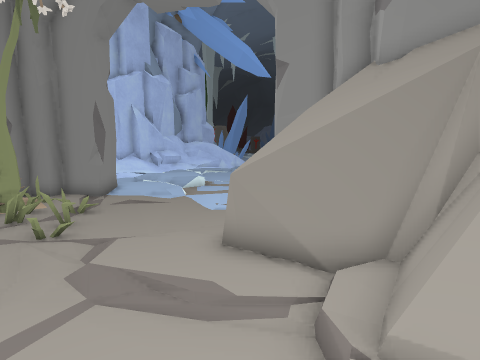
[1] (above)

24 first-person views from a walk through a scene from a Unity 3-D project. The camera is 1.2 m above the floor, tilts 8° down and sees 80° across. The floor is counted in squares, 0.5 m on a side. Each view is taken from the middle of a square. On the plan, view 1 faces up. The plan holds only what a view shows up to about 18 squares ahead; the rest is blank. The place goes on beyond the plan. The player is left out. Some animated figures are left out.

[2]
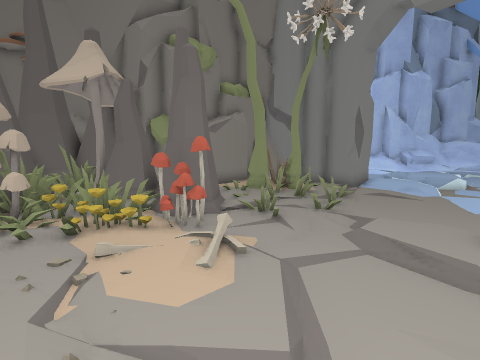

[3]
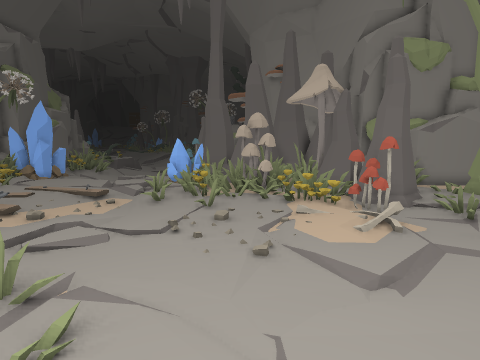

[4]
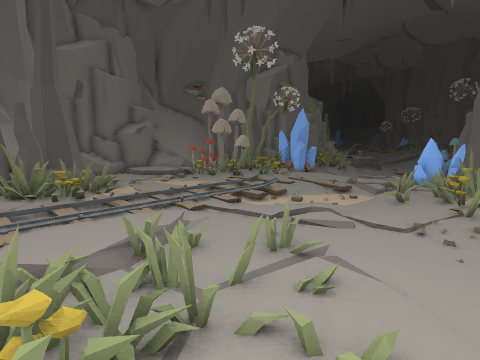

[5]
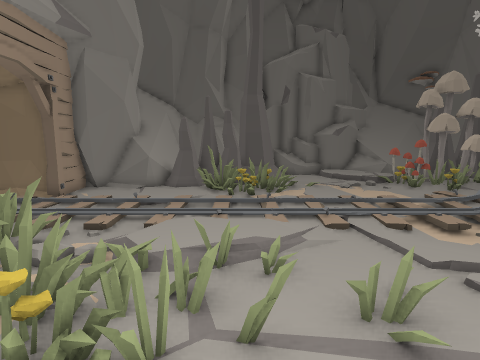

[6]
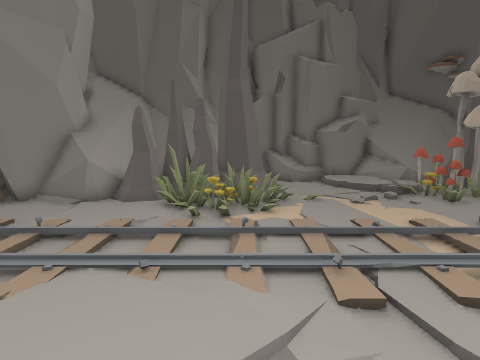

[7]
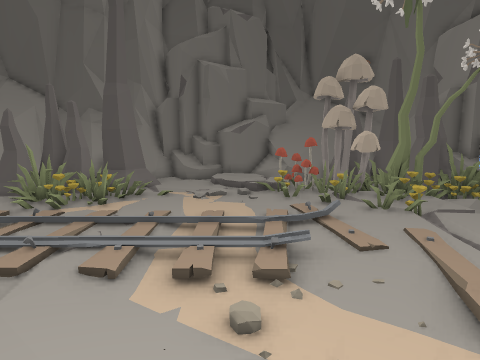

[8]
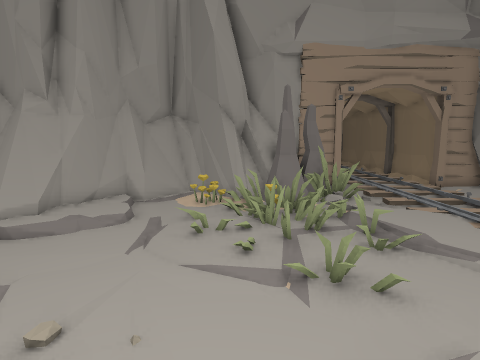

[9]
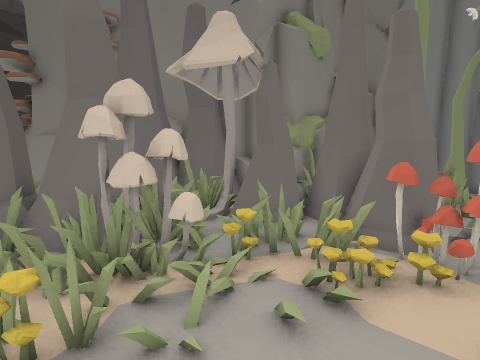

[10]
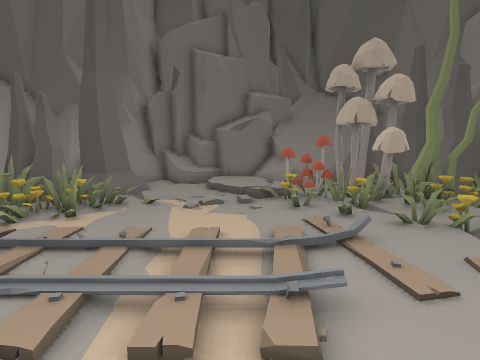

[11]
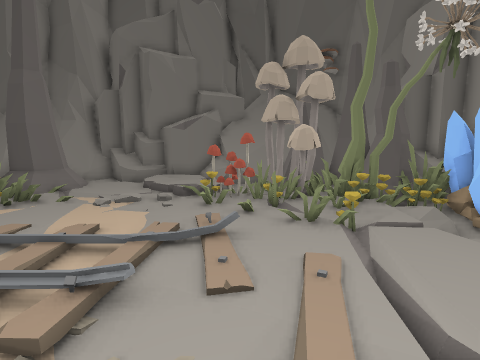

[12]
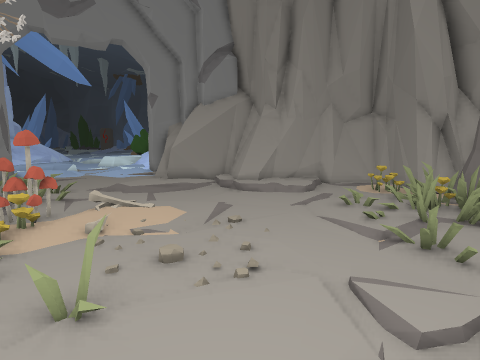

[13]
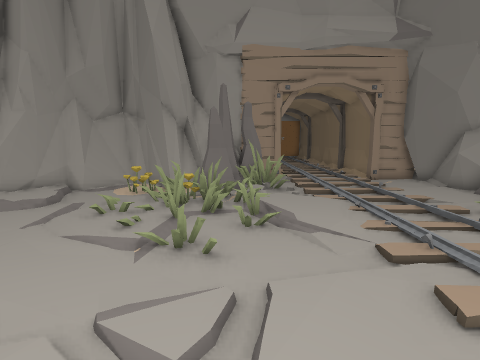

[14]
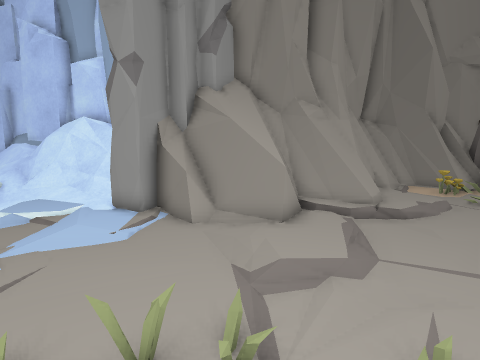

[15]
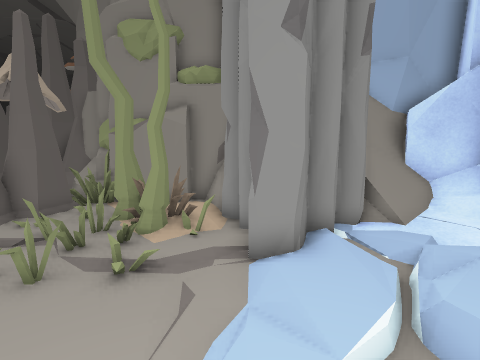

[16]
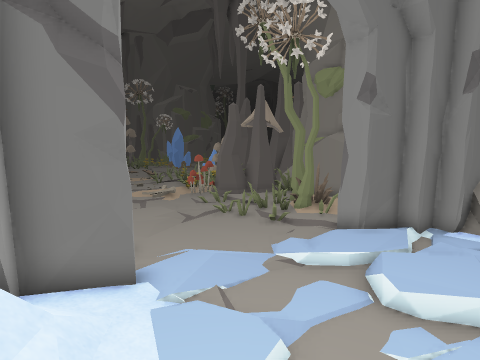

[17]
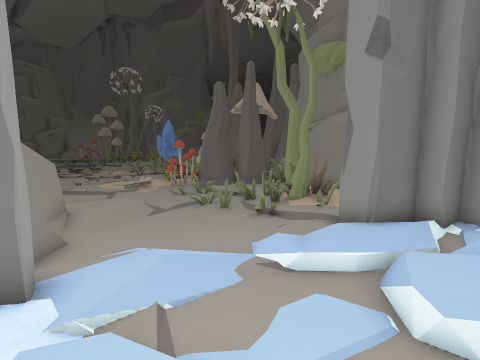

[18]
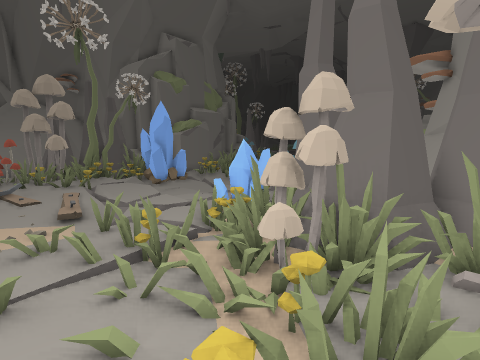

[19]
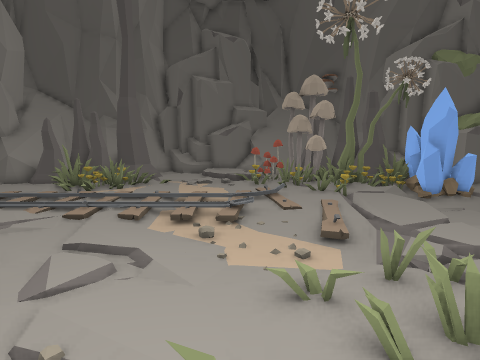

[20]
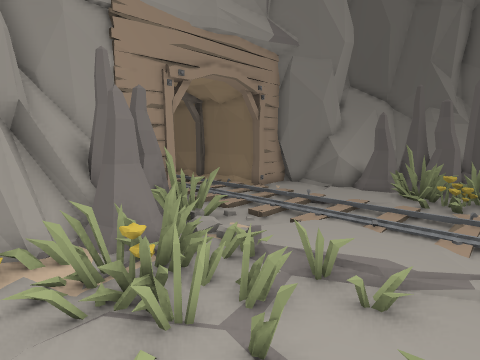

[21]
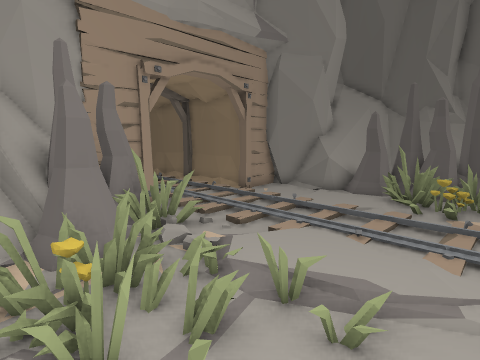

[22]
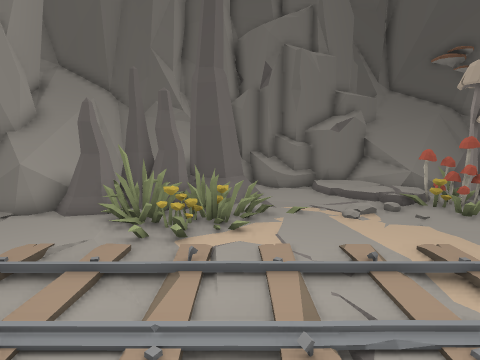

[23]
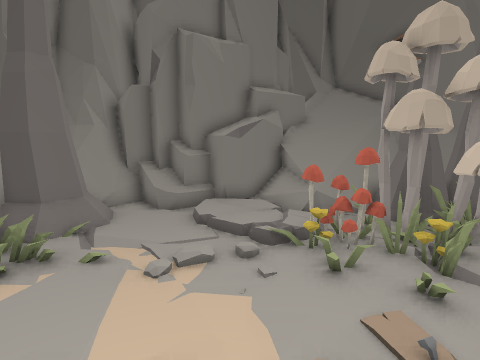

[24]
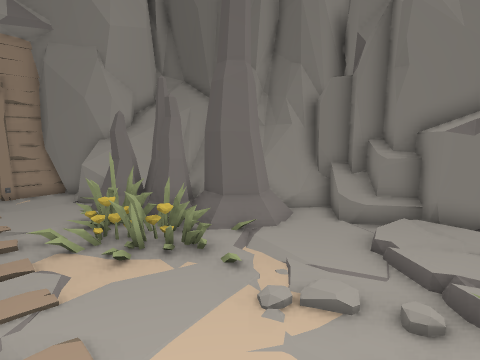

### Floor plan
Key: @ floor where view 1 was taken; # wall or solid block; . main floor; : floor 0.25 m higher than the main floor; - floor 0.25 m lower than the main floor; + floor 0.5 m higher than the main floor; * floor 0.75 m higher than the main floor; % floor 1 m higher than the main floor; & floor 1.25 m higher than the main floor; / step, stairs or slope; = window, fence, low wall or low ledge; ^ raised ledge; v drop or lower ground; M mushroom; F flower; G gem; R rock; O other object.
Columns run from 16 left of view 1 to 10 right of it. Each row starts with its distance up from view 1.
 18       #+               #
 17       #+:..:::..   +//%#
 16       ###.::::... ./#=&#
 15         # ..:/.....:=###
 14         ##:::/.....:=##
 13         ###::/...../=#
 12     #######.......:/=#
 11     #= ./........####
 10    OOO.:O./......###
  9   OOOOOOO//......=##
  8  OOOOO.OO./:.... =##
  7   O  O..........=###
  6   O OOO.../../..=####
  5  OO .OOOO/O/.....===##
  4  O  OOO  O...../..#=##
  3 OOOMOO.OM.........==&#
  2 OO..O......//....::=##
  1 O.O.....FF........  #=#
  0 OO O..F.F.......@.. . =###
 -1  O M...O..............#=^#
 -2 OO M...O...............=##
 -3 ##OOOOF..............F.##
 -4 ##GFFOF............O..O##
 -5  GGF..../....../..OFFOO=##
 -6  GG...../....../..OOOOOO##
 -7    ...-.........//.OOOOOO#R
 -8    ...//........//..///OO#R
 -9   ...//..................#R
-10   -.../.././/.............
-11   .......////.//...//// //
-12   ........................
-13   .....//./.........//....
-14   -.F//.//...............#O
-15   -.F....................##
-16   .O.MO..........F......R#R
-17  FFFMMF.F.///...F.OOO#=#RRR
-18  FOOMMMMF:.....OOOOOO#^#R
-19 OOOOMMMM  //...###OO ^^#
-20 OOOOMMM.   :...###== ##
-21  OOOOO==/   ...##^^#^##
-22 # O  #=*+/OO/O.=#^^###
-23 O   ^#=%%OOOOOv######
-24 #^=^##  #OOOOOOO##

Where each view was taken, in squares from view 1:
view 1: 0 up, 0 right, facing up
view 2: 2 down, 0 right, facing up-left
view 3: 2 down, 3 right, facing left
view 4: 2 down, 4 right, facing down-left
view 5: 2 down, 1 right, facing down
view 6: 6 down, 0 right, facing down
view 7: 5 down, 6 left, facing down
view 8: 4 down, 6 left, facing right
view 9: 4 down, 6 left, facing up-left
view 10: 7 down, 6 left, facing down
view 11: 7 down, 9 left, facing down
view 12: 7 down, 8 left, facing up-right
view 13: 7 down, 7 left, facing right
view 14: 7 up, 8 left, facing right
view 15: 12 up, 0 right, facing left
view 16: 17 up, 4 right, facing down-left
view 17: 16 up, 2 right, facing down-left
view 18: 2 up, 7 left, facing down-left
view 19: 1 down, 7 left, facing down
view 20: 3 down, 1 left, facing down-right
view 21: 4 down, 1 left, facing down-right
view 22: 8 down, 1 left, facing down
view 23: 11 down, 6 left, facing down
view 24: 13 down, 7 left, facing down-right
